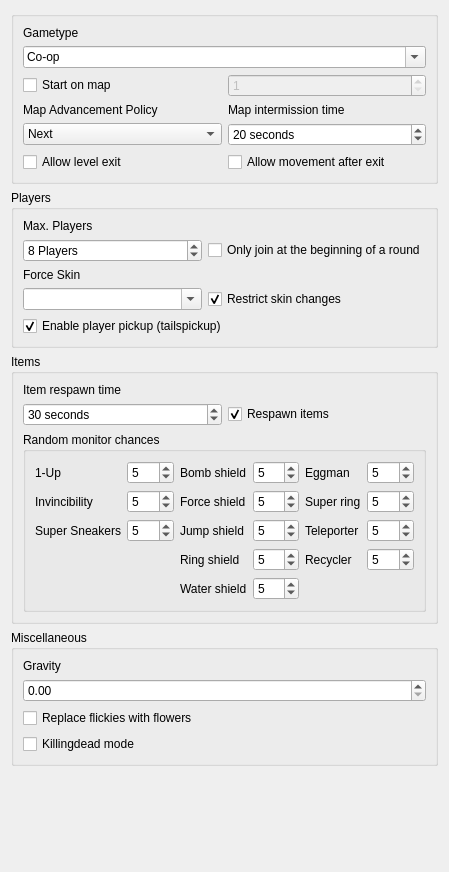
                      <widget class="QWidget" name="scrollAreaWidgetContents_10">
                       <property name="geometry">
                        <rect>
                         <x>0</x>
                         <y>0</y>
                         <width>449</width>
                         <height>872</height>
                        </rect>
                       </property>
                       <layout class="QVBoxLayout" name="verticalLayout_30">
                        <item>
                         <widget class="QGroupBox" name="HostingMapGroupBox">
                          <layout class="QGridLayout" name="gridLayout_3">
                           <item row="7" column="1">
                            <widget class="QCheckBox" name="ExitmoveCheckbox">
                             <property name="text">
                              <string>Allow movement after exit</string>
                             </property>
                            </widget>
                           </item>
                           <item row="6" column="0">
                            <widget class="QComboBox" name="AdvanceMapInput">
                             <property name="currentIndex">
                              <number>1</number>
                             </property>
                             <item>
                              <property name="text">
                               <string>Off</string>
                              </property>
                             </item>
                             <item>
                              <property name="text">
                               <string>Next</string>
                              </property>
                             </item>
                             <item>
                              <property name="text">
                               <string>Random</string>
                              </property>
                             </item>
                            </widget>
                           </item>
                           <item row="1" column="0">
                            <widget class="QLabel" name="GametypeLabel">
                             <property name="text">
                              <string>Gametype</string>
                             </property>
                            </widget>
                           </item>
                           <item row="6" column="1">
                            <widget class="QSpinBox" name="InttimeInput">
                             <property name="suffix">
                              <string> seconds</string>
                             </property>
                             <property name="maximum">
                              <number>3600</number>
                             </property>
                             <property name="value">
                              <number>20</number>
                             </property>
                            </widget>
                           </item>
                           <item row="5" column="1">
                            <widget class="QLabel" name="label_17">
                             <property name="text">
                              <string>Map intermission time</string>
                             </property>
                            </widget>
                           </item>
                           <item row="5" column="0">
                            <widget class="QLabel" name="AdvanceMapLabel">
                             <property name="text">
                              <string>Map Advancement Policy</string>
                             </property>
                            </widget>
                           </item>
                           <item row="7" column="0">
                            <widget class="QCheckBox" name="AllowexitlevelCheckbox">
                             <property name="text">
                              <string>Allow level exit</string>
                             </property>
                            </widget>
                           </item>
                           <item row="2" column="0" colspan="2">
                            <widget class="QComboBox" name="GametypeInput">
                             <property name="editable">
                              <bool>true</bool>
                             </property>
                             <item>
                              <property name="text">
                               <string>Co-op</string>
                              </property>
                             </item>
                             <item>
                              <property name="text">
                               <string>Competition</string>
                              </property>
                             </item>
                             <item>
                              <property name="text">
                               <string>Race</string>
                              </property>
                             </item>
                             <item>
                              <property name="text">
                               <string>Match</string>
                              </property>
                             </item>
                             <item>
                              <property name="text">
                               <string>Team Match</string>
                              </property>
                             </item>
                             <item>
                              <property name="text">
                               <string>Tag</string>
                              </property>
                             </item>
                             <item>
                              <property name="text">
                               <string>Hide and Seek</string>
                              </property>
                             </item>
                             <item>
                              <property name="text">
                               <string>Capture the Flag</string>
                              </property>
                             </item>
                             <item>
                              <property name="text">
                               <string/>
                              </property>
                             </item>
                            </widget>
                           </item>
                           <item row="3" column="1">
                            <widget class="QSpinBox" name="StartmapInput">
                             <property name="enabled">
                              <bool>false</bool>
                             </property>
                             <property name="minimum">
                              <number>1</number>
                             </property>
                             <property name="maximum">
                              <number>1035</number>
                             </property>
                            </widget>
                           </item>
                           <item row="3" column="0">
                            <widget class="QCheckBox" name="StartmapCheckbox">
                             <property name="text">
                              <string>Start on map</string>
                             </property>
                            </widget>
                           </item>
                          </layout>
                         </widget>
                        </item>
                        <item>
                         <widget class="QGroupBox" name="groupBox">
                          <property name="title">
                           <string>Players</string>
                          </property>
                          <layout class="QGridLayout" name="gridLayout_9">
                           <item row="3" column="0">
                            <widget class="QComboBox" name="ForceSkinInput">
                             <property name="styleSheet">
                              <string notr="true"/>
                             </property>
                             <property name="editable">
                              <bool>true</bool>
                             </property>
                             <item>
                              <property name="text">
                               <string/>
                              </property>
                             </item>
                             <item>
                              <property name="text">
                               <string>Sonic</string>
                              </property>
                             </item>
                             <item>
                              <property name="text">
                               <string>Tails</string>
                              </property>
                             </item>
                             <item>
                              <property name="text">
                               <string>Knuckles</string>
                              </property>
                             </item>
                             <item>
                              <property name="text">
                               <string>Amy</string>
                              </property>
                             </item>
                             <item>
                              <property name="text">
                               <string>Fang</string>
                              </property>
                             </item>
                             <item>
                              <property name="text">
                               <string>Metal Sonic</string>
                              </property>
                             </item>
                            </widget>
                           </item>
                           <item row="3" column="1">
                            <widget class="QCheckBox" name="RestrictskinchangesCheckbox">
                             <property name="text">
                              <string>Restrict skin changes</string>
                             </property>
                             <property name="checked">
                              <bool>true</bool>
                             </property>
                            </widget>
                           </item>
                           <item row="2" column="0">
                            <widget class="QLabel" name="ForceSkinLabel">
                             <property name="text">
                              <string>Force Skin</string>
                             </property>
                            </widget>
                           </item>
                           <item row="0" column="0">
                            <widget class="QLabel" name="MaxPlayersLabel">
                             <property name="text">
                              <string>Max. Players</string>
                             </property>
                            </widget>
                           </item>
                           <item row="1" column="1">
                            <widget class="QCheckBox" name="JoinnextroundCheckbox">
                             <property name="text">
                              <string>Only join at the beginning of a round</string>
                             </property>
                            </widget>
                           </item>
                           <item row="1" column="0">
                            <widget class="QSpinBox" name="MaxPlayersInput">
                             <property name="suffix">
                              <string> Players</string>
                             </property>
                             <property name="minimum">
                              <number>2</number>
                             </property>
                             <property name="maximum">
                              <number>32</number>
                             </property>
                             <property name="value">
                              <number>8</number>
                             </property>
                            </widget>
                           </item>
                           <item row="4" column="0" colspan="2">
                            <widget class="QCheckBox" name="TailspickupCheckbox">
                             <property name="text">
                              <string>Enable player pickup (tailspickup)</string>
                             </property>
                             <property name="checked">
                              <bool>true</bool>
                             </property>
                            </widget>
                           </item>
                          </layout>
                         </widget>
                        </item>
                        <item>
                         <widget class="QGroupBox" name="groupBox_2">
                          <property name="title">
                           <string>Items</string>
                          </property>
                          <layout class="QGridLayout" name="gridLayout_11">
                           <item row="1" column="0">
                            <widget class="QSpinBox" name="RespawnitemtimeInput">
                             <property name="suffix">
                              <string> seconds</string>
                             </property>
                             <property name="maximum">
                              <number>300</number>
                             </property>
                             <property name="value">
                              <number>30</number>
                             </property>
                            </widget>
                           </item>
                           <item row="1" column="1">
                            <widget class="QCheckBox" name="RespawnitemCheckbox">
                             <property name="text">
                              <string>Respawn items</string>
                             </property>
                             <property name="checked">
                              <bool>true</bool>
                             </property>
                            </widget>
                           </item>
                           <item row="0" column="0">
                            <widget class="QLabel" name="ForceSkinLabel_2">
                             <property name="text">
                              <string>Item respawn time</string>
                             </property>
                            </widget>
                           </item>
                           <item row="2" column="0" colspan="2">
                            <widget class="QGroupBox" name="groupBox_14">
                             <property name="title">
                              <string>Random monitor chances</string>
                             </property>
                             <layout class="QGridLayout" name="gridLayout_34">
                              <item row="5" column="2">
                               <widget class="QLabel" name="ForceSkinLabel_15">
                                <property name="text">
                                 <string>Water shield</string>
                                </property>
                               </widget>
                              </item>
                              <item row="0" column="0">
                               <widget class="QLabel" name="ForceSkinLabel_3">
                                <property name="text">
                                 <string>1-Up</string>
                                </property>
                               </widget>
                              </item>
                              <item row="4" column="3">
                               <widget class="QSpinBox" name="Tv_ringshieldInput">
                                <property name="maximum">
                                 <number>10</number>
                                </property>
                                <property name="value">
                                 <number>5</number>
                                </property>
                               </widget>
                              </item>
                              <item row="2" column="2">
                               <widget class="QLabel" name="ForceSkinLabel_8">
                                <property name="text">
                                 <string>Jump shield</string>
                                </property>
                               </widget>
                              </item>
                              <item row="2" column="1">
                               <widget class="QSpinBox" name="Tv_supersneakersInput">
                                <property name="maximum">
                                 <number>10</number>
                                </property>
                                <property name="value">
                                 <number>5</number>
                                </property>
                               </widget>
                              </item>
                              <item row="0" column="5">
                               <widget class="QSpinBox" name="Tv_eggmanInput">
                                <property name="maximum">
                                 <number>10</number>
                                </property>
                                <property name="value">
                                 <number>5</number>
                                </property>
                               </widget>
                              </item>
                              <item row="1" column="3">
                               <widget class="QSpinBox" name="Tv_forceshieldInput">
                                <property name="maximum">
                                 <number>10</number>
                                </property>
                                <property name="value">
                                 <number>5</number>
                                </property>
                               </widget>
                              </item>
                              <item row="4" column="2">
                               <widget class="QLabel" name="ForceSkinLabel_14">
                                <property name="text">
                                 <string>Ring shield</string>
                                </property>
                               </widget>
                              </item>
                              <item row="1" column="1">
                               <widget class="QSpinBox" name="Tv_invincibilityInput">
                                <property name="maximum">
                                 <number>10</number>
                                </property>
                                <property name="value">
                                 <number>5</number>
                                </property>
                               </widget>
                              </item>
                              <item row="4" column="4">
                               <widget class="QLabel" name="ForceSkinLabel_9">
                                <property name="text">
                                 <string>Recycler</string>
                                </property>
                               </widget>
                              </item>
                              <item row="2" column="0">
                               <widget class="QLabel" name="ForceSkinLabel_12">
                                <property name="text">
                                 <string>Super Sneakers</string>
                                </property>
                               </widget>
                              </item>
                              <item row="1" column="2">
                               <widget class="QLabel" name="ForceSkinLabel_7">
                                <property name="text">
                                 <string>Force shield</string>
                                </property>
                               </widget>
                              </item>
                              <item row="0" column="1">
                               <widget class="QSpinBox" name="Tv_1upInput">
                                <property name="maximum">
                                 <number>10</number>
                                </property>
                                <property name="value">
                                 <number>5</number>
                                </property>
                               </widget>
                              </item>
                              <item row="0" column="3">
                               <widget class="QSpinBox" name="Tv_bombshieldInput">
                                <property name="maximum">
                                 <number>10</number>
                                </property>
                                <property name="value">
                                 <number>5</number>
                                </property>
                               </widget>
                              </item>
                              <item row="0" column="4">
                               <widget class="QLabel" name="ForceSkinLabel_11">
                                <property name="text">
                                 <string>Eggman</string>
                                </property>
                               </widget>
                              </item>
                              <item row="0" column="2">
                               <widget class="QLabel" name="ForceSkinLabel_4">
                                <property name="text">
                                 <string>Bomb shield</string>
                                </property>
                               </widget>
                              </item>
                              <item row="2" column="3">
                               <widget class="QSpinBox" name="Tv_jumpshieldInput">
                                <property name="maximum">
                                 <number>10</number>
                                </property>
                                <property name="value">
                                 <number>5</number>
                                </property>
                               </widget>
                              </item>
                              <item row="5" column="3">
                               <widget class="QSpinBox" name="Tv_watershieldInput">
                                <property name="maximum">
                                 <number>10</number>
                                </property>
                                <property name="value">
                                 <number>5</number>
                                </property>
                               </widget>
                              </item>
                              <item row="1" column="0">
                               <widget class="QLabel" name="ForceSkinLabel_10">
                                <property name="text">
                                 <string>Invincibility</string>
                                </property>
                               </widget>
                              </item>
                              <item row="4" column="5">
                               <widget class="QSpinBox" name="Tv_recyclerInput">
                                <property name="maximum">
                                 <number>10</number>
                                </property>
                                <property name="value">
                                 <number>5</number>
                                </property>
                               </widget>
                              </item>
                              <item row="2" column="4">
                               <widget class="QLabel" name="ForceSkinLabel_28">
                                <property name="text">
                                 <string>Teleporter</string>
                                </property>
                               </widget>
                              </item>
                              <item row="2" column="5">
                               <widget class="QSpinBox" name="Tv_teleporterInput">
                                <property name="maximum">
                                 <number>10</number>
                                </property>
                                <property name="value">
                                 <number>5</number>
                                </property>
                               </widget>
                              </item>
                              <item row="1" column="5">
                               <widget class="QSpinBox" name="Tv_superringInput">
                                <property name="maximum">
                                 <number>10</number>
                                </property>
                                <property name="value">
                                 <number>5</number>
                                </property>
                               </widget>
                              </item>
                              <item row="1" column="4">
                               <widget class="QLabel" name="ForceSkinLabel_27">
                                <property name="text">
                                 <string>Super ring</string>
                                </property>
                               </widget>
                              </item>
                             </layout>
                            </widget>
                           </item>
                          </layout>
                         </widget>
                        </item>
                        <item>
                         <widget class="QGroupBox" name="groupBox_15">
                          <property name="title">
                           <string>Miscellaneous</string>
                          </property>
                          <layout class="QGridLayout" name="gridLayout_36">
                           <item row="0" column="0">
                            <widget class="QLabel" name="label_13">
                             <property name="text">
                              <string>Gravity</string>
                             </property>
                            </widget>
                           </item>
                           <item row="1" column="0">
                            <widget class="QDoubleSpinBox" name="doubleSpinBox"/>
                           </item>
                           <item row="2" column="0">
                            <widget class="QCheckBox" name="SoniccdCheckbox">
                             <property name="text">
                              <string>Replace flickies with flowers</string>
                             </property>
                            </widget>
                           </item>
                           <item row="3" column="0">
                            <widget class="QCheckBox" name="KillingdeadCheckbox">
                             <property name="toolTip">
                              <string>75% chance to hit yourself upon enemy hit</string>
                             </property>
                             <property name="text">
                              <string>Killingdead mode</string>
                             </property>
                            </widget>
                           </item>
                          </layout>
                         </widget>
                        </item>
                        <item>
                         <spacer name="verticalSpacer_9">
                          <property name="orientation">
                           <enum>Qt::Orientation::Vertical</enum>
                          </property>
                          <property name="sizeHint" stdset="0">
                           <size>
                            <width>20</width>
                            <height>204</height>
                           </size>
                          </property>
                         </spacer>
                        </item>
                       </layout>
                      </widget>
